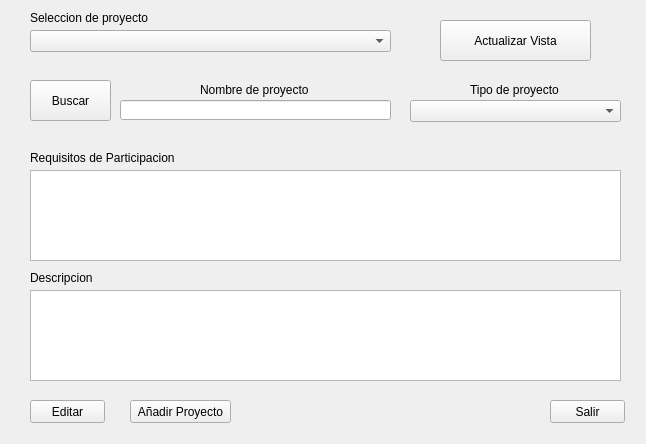
<?xml version="1.0" encoding="UTF-8"?>
<ui version="4.0">
 <class>MainWindow</class>
 <widget class="QMainWindow" name="MainWindow">
  <property name="geometry">
   <rect>
    <x>0</x>
    <y>0</y>
    <width>646</width>
    <height>444</height>
   </rect>
  </property>
  <property name="windowTitle">
   <string>Gestion de Proyectos</string>
  </property>
  <widget class="QWidget" name="centralwidget">
   <widget class="QComboBox" name="cProyecto">
    <property name="geometry">
     <rect>
      <x>30</x>
      <y>30</y>
      <width>361</width>
      <height>22</height>
     </rect>
    </property>
   </widget>
   <widget class="QPushButton" name="bBusqueda">
    <property name="geometry">
     <rect>
      <x>30</x>
      <y>80</y>
      <width>81</width>
      <height>41</height>
     </rect>
    </property>
    <property name="text">
     <string>Buscar</string>
    </property>
   </widget>
   <widget class="QPushButton" name="bAnadir">
    <property name="geometry">
     <rect>
      <x>130</x>
      <y>400</y>
      <width>101</width>
      <height>23</height>
     </rect>
    </property>
    <property name="text">
     <string>Añadir Proyecto</string>
    </property>
   </widget>
   <widget class="QPushButton" name="bEditar">
    <property name="geometry">
     <rect>
      <x>30</x>
      <y>400</y>
      <width>75</width>
      <height>23</height>
     </rect>
    </property>
    <property name="text">
     <string>Editar</string>
    </property>
   </widget>
   <widget class="QPushButton" name="bSalir">
    <property name="geometry">
     <rect>
      <x>550</x>
      <y>400</y>
      <width>75</width>
      <height>23</height>
     </rect>
    </property>
    <property name="text">
     <string>Salir</string>
    </property>
   </widget>
   <widget class="QLineEdit" name="eNombre">
    <property name="geometry">
     <rect>
      <x>120</x>
      <y>100</y>
      <width>271</width>
      <height>20</height>
     </rect>
    </property>
   </widget>
   <widget class="QLabel" name="lNombre">
    <property name="geometry">
     <rect>
      <x>200</x>
      <y>80</y>
      <width>191</width>
      <height>20</height>
     </rect>
    </property>
    <property name="text">
     <string>Nombre de proyecto</string>
    </property>
   </widget>
   <widget class="QComboBox" name="cTipo">
    <property name="geometry">
     <rect>
      <x>410</x>
      <y>100</y>
      <width>211</width>
      <height>22</height>
     </rect>
    </property>
   </widget>
   <widget class="QLabel" name="lTipo">
    <property name="geometry">
     <rect>
      <x>470</x>
      <y>80</y>
      <width>151</width>
      <height>20</height>
     </rect>
    </property>
    <property name="text">
     <string>Tipo de proyecto</string>
    </property>
   </widget>
   <widget class="QLabel" name="lSeleccion">
    <property name="geometry">
     <rect>
      <x>30</x>
      <y>10</y>
      <width>351</width>
      <height>16</height>
     </rect>
    </property>
    <property name="text">
     <string>Seleccion de proyecto</string>
    </property>
   </widget>
   <widget class="QLabel" name="lRequisitos">
    <property name="geometry">
     <rect>
      <x>30</x>
      <y>150</y>
      <width>481</width>
      <height>16</height>
     </rect>
    </property>
    <property name="text">
     <string>Requisitos de Participacion</string>
    </property>
   </widget>
   <widget class="QLabel" name="lDescripcion">
    <property name="geometry">
     <rect>
      <x>30</x>
      <y>270</y>
      <width>551</width>
      <height>16</height>
     </rect>
    </property>
    <property name="text">
     <string>Descripcion</string>
    </property>
   </widget>
   <widget class="QPlainTextEdit" name="eRequisitos">
    <property name="geometry">
     <rect>
      <x>30</x>
      <y>170</y>
      <width>591</width>
      <height>91</height>
     </rect>
    </property>
   </widget>
   <widget class="QPlainTextEdit" name="eDescripcion">
    <property name="geometry">
     <rect>
      <x>30</x>
      <y>290</y>
      <width>591</width>
      <height>91</height>
     </rect>
    </property>
   </widget>
   <widget class="QPushButton" name="bActualizar">
    <property name="geometry">
     <rect>
      <x>440</x>
      <y>20</y>
      <width>151</width>
      <height>41</height>
     </rect>
    </property>
    <property name="text">
     <string>Actualizar Vista</string>
    </property>
   </widget>
  </widget>
 </widget>
 <resources/>
 <connections/>
</ui>
